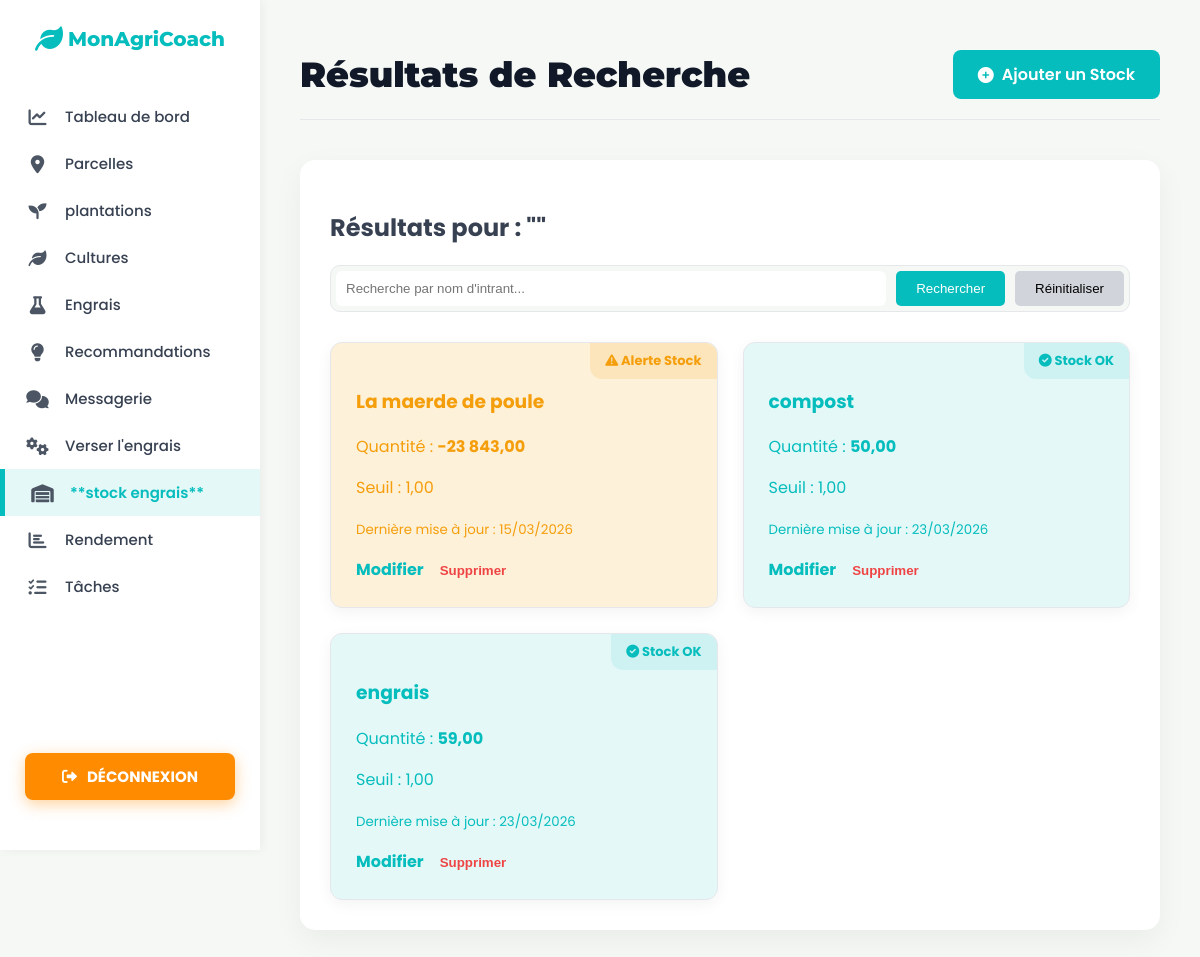
Screenshot of /recherche_st_intrant.php (signed in) with the database file from the repository.
### tables this page shows
CREATE TABLE `stock_intrant` (
  `id` int(11) NOT NULL,
  `quantite_actuelle` decimal(10,0) NOT NULL,
  `seuil_alerte` decimal(10,0) NOT NULL,
  `date_derniere_mise_a_jour` datetime NOT NULL,
  `id_intrant` int(11) NOT NULL,
  `id_agriculteur` int(11) NOT NULL
);

CREATE TABLE `intrant` (
  `id` int(11) NOT NULL,
  `nom_intrant` varchar(45) NOT NULL,
  `type_intrant` varchar(255) NOT NULL,
  `unite_standard` varchar(45) NOT NULL,
  `descriptions` text NOT NULL,
  `id_agriculteur` int(11) NOT NULL
);

### recherche_st_intrant.php (the view, shortened to what this page needs)
<?php
require_once 'db.php';
$id_agriculteur = $_SESSION['user_id'];
$params=[];
$query_string ="SELECT s.*, u.nom AS nom_agriculteur, i.nom_intrant AS nom_intrant
                FROM stock_intrant AS s
                JOIN intrant AS i ON s.id_intrant = i.id
                JOIN utilisateur AS u ON s.id_agriculteur = u.id
                WHERE u.type_utilisateur = 'agriculteur'
                AND s.id_agriculteur = :id_agriculteur";
$params[':id_agriculteur'] = $id_agriculteur;
$query_string .= " ORDER BY CASE WHEN s.quantite_actuelle <= s.seuil_alerte THEN 0 ELSE 1 END, s.quantite_actuelle ASC";
try{
    $stmt= $pdo->prepare($query_string);
    $stmt->execute($params);
    $stintrants = $stmt->fetchAll(PDO::FETCH_ASSOC);
}catch (PDOException $e) {
    $error_message = "Erreur de récupération des stocks d'intrants : " . $e->getMessage();
}
$current_search_term = $_GET['recherche'] ?? '';
?>
<!DOCTYPE html>
<html lang="fr">
<head>
    <link rel="stylesheet" href="https://cdnjs.cloudflare.com/ajax/libs/font-awesome/6.0.0-beta3/css/all.min.css">
</head>
<body>
    <nav class="sidebar">
      <a href="index.php" class="logo"><i class="fas fa-leaf"></i> MonAgriCoach</a>
        <ul>
            <li><a href="farmer_dashboard.php"><i class="fas fa-chart-line"></i> Tableau de bord</a></li>
            <li> <a href="liste_parcelle.php"><i class="fas fa-map-marker-alt"></i> Parcelles</a></li>
            <li> <a href="liste_plantation.php"><i class="fas fa-seedling"></i> plantations</a></li>
            <li><a href="liste_culture.php"><i class="fas fa-leaf"></i>  Cultures</a></li>
            <li><a href="liste_intrant.php"><i class="fas fa-flask"></i> Engrais</a></li>
            <li> <a href="liste_recom.php"><i class="fas fa-lightbulb"></i> Recommandations</a></li>
            <li> <a href="liste_message_agri.php"><i class="fas fa-comments"></i> Messagerie</a></li>
            <li><a href="liste_appli_intrant.php"><i class="fas fa-cogs"></i>Verser l'engrais</a></li>
            <li> <a href="liste_st_intrant.php"><i class="fas fa-warehouse"></i> **stock engrais**</a></li>
            <li><a href="liste_re.php"><i class="fas fa-chart-bar"></i> Rendement</a></li>
            <li><a href="liste_taches.php"><i class="fas fa-tasks"></i> Tâches</a></li>
        </ul>
        <div class="btn-deconnexion-wrapper">
            <a href="deconnexion.php" class="btn_deconnexion"><i class="fas fa-sign-out-alt"></i> DÉCONNEXION</a>
        </div>
    </nav>
    <div class="main-content">
        <div class="header">
            <h1>Résultats de Recherche</h1>
            <a href="stock_intrant.php" class="add-new-link"><i class="fas fa-plus-circle"></i> Ajouter un Stock</a>
        </div>
        <div class="content-container">
            <h2>Résultats pour : "<?= htmlspecialchars($current_search_term) ?>"</h2>
            <form action="recherche_st_intrant.php" method="GET" class="search-form">
                <input type="text" name="recherche" placeholder="Recherche par nom d'intrant..." value="<?= htmlspecialchars($current_search_term) ?>">
                <button type="submit" style="background:var(--color-primary-emerald); color:white; border:none; padding:10px 20px; border-radius:5px; cursor:pointer;">Rechercher</button>
                <button type="button" onclick="window.location.href='liste_st_intrant.php'" style="background:#D1D5DB; border:none; padding:10px 20px; border-radius:5px; cursor:pointer;">Réinitialiser</button>
            </form>
            <?php if (count($stintrants) > 0): ?>
                <div class="cards-grid">
                    <?php foreach($stintrants as $stintrant ):
                        $is_low_stock = ($stintrant['quantite_actuelle'] <= $stintrant['seuil_alerte']);
                        $status_class = $is_low_stock ? 'status-low' : 'status-ok';
                    ?>
                        <div class="intrant-card <?= $status_class; ?>">
                            <div class="alert-indicator <?= $status_class; ?>">
                                <i class="fas <?= $is_low_stock ? 'fa-exclamation-triangle' : 'fa-check-circle'; ?>"></i> <?= $is_low_stock ? 'Alerte Stock' : 'Stock OK'; ?>
                            </div>
                            <h3><?= htmlspecialchars($stintrant['nom_intrant']); ?></h3>
                            <p>Quantité : <strong><?= number_format($stintrant['quantite_actuelle'], 2, ',', ' '); ?></strong></p>
                            <p>Seuil : <?= number_format($stintrant['seuil_alerte'], 2, ',', ' '); ?></p>
                            <p><small>Dernière mise à jour : <?= date('d/m/Y', strtotime($stintrant['date_derniere_mise_a_jour'])); ?></small></p>
                            <div style="margin-top:15px; display:flex; gap:10px;">
                                <a href="modifier_st_intrant.php?id=<?= $stintrant['id']; ?>" style="color:var(--color-primary-emerald); text-decoration:none; font-weight:bold;">Modifier</a>
                                <form action="supprime_st_intrant.php" method="POST" onsubmit="return confirm('Supprimer ce stock ?');">
                                    <button type="submit" style="color:var(--color-accent-danger); border:none; background:none; cursor:pointer; font-weight:bold;">Supprimer</button>
                                </form>
                            </div>
                        </div>
                    <?php endforeach;?>
                </div>
            <?php else:?>
                <p><i class="fas fa-info-circle"></i> Aucun stock trouvé pour votre recherche.</p>
            <?php endif;?>
        </div>
    </div>
</body>
</html>

### recherche_st_intrant.php (style rules this page uses)
:root { --color-primary-emerald: #06bdbd; --color-primary-dark: #0cb4b4; --color-secondary-gold: #FF8C00; --color-secondary-gold-hover: #E37D00; --color-accent-danger: #ef4444; --color-accent-warning: #F59E0B; --color-accent-success: #10B981; --color-heading: #111827; --color-card-bg: #FFFFFF; --color-light-bg: #F5F8F5; --color-text-dark: #374151; --color-text-medium: #4B5563; --color-disconnect-bg: var(--color-secondary-gold); --font-main: 'Poppins', sans-serif; --font-heading: 'Montserrat', sans-serif; --sidebar-width: 260px; }
body { font-family: var(--font-main); margin: 0; padding: 0; background-color: var(--color-light-bg); color: var(--color-text-dark); display: flex; min-height: 100vh; overflow-x: hidden; }
.sidebar { width: var(--sidebar-width); background-color: var(--color-card-bg); padding: 25px 0; height: 100vh; position: fixed; top: 0; left: 0; box-shadow: 2px 0 10px rgba(0, 0, 0, 0.05); display: flex; flex-direction: column; z-index: 1000; }
.sidebar .logo { font-family: var(--font-heading); color: var(--color-primary-emerald); font-size: 20px; font-weight: 800; text-align: center; padding: 0 20px 40px 20px; text-decoration : none; display: flex; align-items: center; justify-content: center; }
.sidebar .logo i { color: var(--color-primary-emerald); font-size: 28px; margin-right: 5px; }
.sidebar ul { list-style: none; padding: 0; margin: 0; flex-grow: 1; }
.sidebar li a { display: flex; align-items: center; padding: 12px 25px; color: var(--color-text-dark); text-decoration: none; font-size: 15px; font-weight: 500; transition: all 0.2s ease-in-out; border-left: 0px solid transparent; }
.sidebar li a i { margin-right: 15px; font-size: 18px; color: var(--color-text-medium); width: 25px; text-align: center; }
.sidebar li a[href="liste_st_intrant.php"], .sidebar li a[href="recherche_st_intrant.php"] { background-color: rgba(6, 189, 189, 0.1); color: var(--color-primary-emerald); font-weight: 600; border-left: 5px solid var(--color-primary-emerald); }
.btn-deconnexion-wrapper { margin-top: auto; padding: 25px; }
.btn_deconnexion { display: flex; justify-content: center; align-items: center; gap: 10px; background-color: var(--color-disconnect-bg); color: var(--color-card-bg); padding: 12px 20px; border-radius: 8px; font-size: 15px; font-weight: 700; box-shadow: 0 4px 15px rgba(255, 140, 0, 0.4); transition: all 0.3s; text-decoration: none; width: 100%; box-sizing: border-box; }
.main-content { margin-left: var(--sidebar-width); padding: 50px 40px; flex-grow: 1; }
.header { display: flex; justify-content: space-between; align-items: center; margin-bottom: 40px; padding-bottom: 20px; border-bottom: 1px solid #E5E7EB; }
.header h1 { font-family: var(--font-heading); font-weight: 900; color: var(--color-heading); font-size: 35px; margin: 0; }
.add-new-link { background-color: var(--color-primary-emerald); color: var(--color-card-bg); padding: 12px 25px; border-radius: 8px; font-weight: 600; text-decoration: none; display: inline-flex; align-items: center; gap: 8px; }
.content-container { background: var(--color-card-bg); padding: 30px; border-radius: 15px; box-shadow: 0 10px 30px rgba(0, 0, 0, 0.05); }
.search-form { display: flex; gap: 10px; margin-bottom: 30px; align-items: center; border: 1px solid #E5E7EB; padding: 5px; border-radius: 10px; background-color: var(--color-light-bg); }
.search-form input[type="text"] { flex-grow: 1; padding: 10px; border: none; border-radius: 6px; background-color: var(--color-card-bg); }
.cards-grid { display: grid; grid-template-columns: repeat(auto-fill, minmax(320px, 1fr)); gap: 25px; margin-top: 20px; }
.intrant-card { background: var(--color-card-bg); border: 1px solid #E5E7EB; border-radius: 12px; padding: 25px; box-shadow: 0 4px 15px rgba(0, 0, 0, 0.05); position: relative; }
.alert-indicator { position: absolute; top: 0; right: 0; padding: 8px 15px; border-radius: 0 12px 0 12px; font-weight: 700; font-size: 13px; }
.status-ok { background-color: rgba(6, 189, 189, 0.1); color: var(--color-primary-emerald); }
.status-low { background-color: rgba(245, 158, 11, 0.15); color: var(--color-accent-warning); }

### rows the page displays
stock_intrant: shows "Alerte Stock", id_intrant.nom_intrant "La maerde de poule", quantite_actuelle "-23 843,00", seuil_alerte "1,00", date_derniere_mise_a_jour "15/03/2026"
stock_intrant: shows "Stock OK", id_intrant.nom_intrant "compost", quantite_actuelle "50,00", seuil_alerte "1,00", date_derniere_mise_a_jour "23/03/2026"
stock_intrant: shows "Stock OK", id_intrant.nom_intrant "engrais", quantite_actuelle "59,00", seuil_alerte "1,00", date_derniere_mise_a_jour "23/03/2026"
